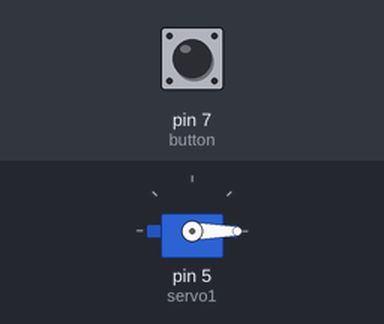
This sketch was run on a simulated Arduino Uno, built with avr-gcc and run on an emulated ATmega328P. Parts: servo. The test bench sets the inputs (shaded band); at power-on: pin 7 (button) HIGH.

Above: at 2.8 s.
2.9 s: pin 7 (button) pulled LOW for 1.2 s
At 3.3 s:
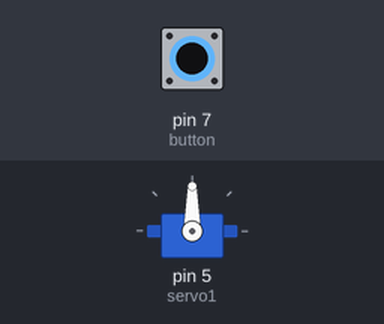
6.5 s: pin 7 (button) pulled LOW for 3.2 s
At 11.8 s:
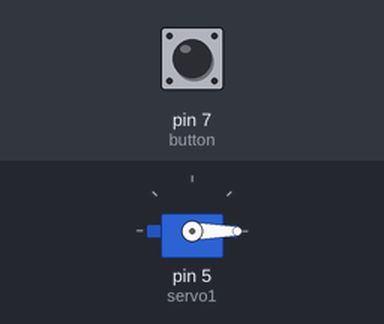
Timing chart, 0 to 13.3 s (numbered marks = the images above; inputs shaded):
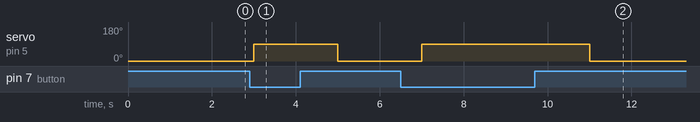

The sketch:

Servo_btn_fix_pelipat_baju.ino
```cpp
#include <Servo.h>

int button = 7;
int led = 12;
int btnState = 0;

Servo servo1;
//Servo servo2;
//Servo servo3;
//Servo servo4;


void setup() {
  pinMode(button, INPUT);
//  pinMode(led, OUTPUT);

  servo1.attach(5);
//  servo2.attach(6);
//  servo3.attach(8);
//  servo4.attach(9);
}

void loop() {
  btnState = digitalRead(button);
  if(btnState==LOW){
    servo1.write(90);
    delay(2000);
  }else{
    servo1.write(0);
    delay(1000);
  }
}
```

Measured:
- after the input at 2.9 s, servo on pin 5 (servo1): 0° → 90° after 0.10 s, → 0° 2.0 s later
- after the input at 6.5 s, servo on pin 5 (servo1): 0° → 90° after 0.50 s, → 0° 4.0 s later
